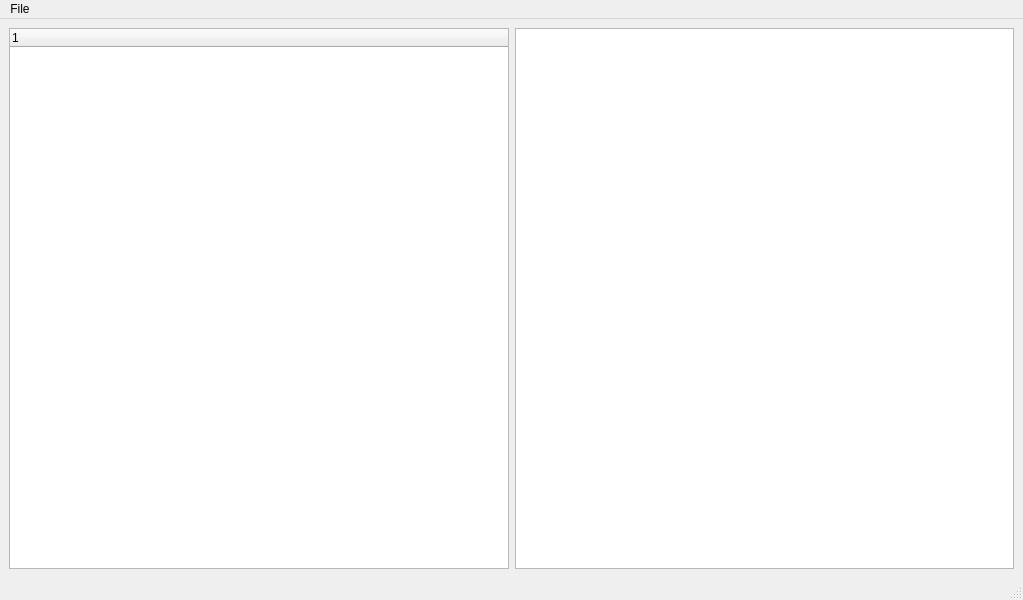
<?xml version="1.0" encoding="UTF-8"?>
<ui version="4.0">
 <class>TimeKeeperWindow</class>
 <widget class="QMainWindow" name="TimeKeeperWindow">
  <property name="geometry">
   <rect>
    <x>0</x>
    <y>0</y>
    <width>1023</width>
    <height>600</height>
   </rect>
  </property>
  <property name="windowTitle">
   <string>Time Keeper</string>
  </property>
  <widget class="QWidget" name="centralwidget">
   <layout class="QHBoxLayout" name="horizontalLayout">
    <item>
     <widget class="QTreeWidget" name="taskTree"/>
    </item>
    <item>
     <widget class="QTableWidget" name="recordsTable"/>
    </item>
   </layout>
  </widget>
  <widget class="QMenuBar" name="menubar">
   <property name="geometry">
    <rect>
     <x>0</x>
     <y>0</y>
     <width>1023</width>
     <height>38</height>
    </rect>
   </property>
   <widget class="QMenu" name="menuFile">
    <property name="title">
     <string>File</string>
    </property>
    <addaction name="actionNew"/>
    <addaction name="actionOpen"/>
    <addaction name="separator"/>
    <addaction name="actionExit"/>
   </widget>
   <addaction name="menuFile"/>
  </widget>
  <widget class="QStatusBar" name="statusbar"/>
  <action name="actionNew">
   <property name="text">
    <string>&amp;New</string>
   </property>
   <property name="shortcut">
    <string>Ctrl+N</string>
   </property>
  </action>
  <action name="actionOpen">
   <property name="text">
    <string>&amp;Open</string>
   </property>
   <property name="toolTip">
    <string>Open</string>
   </property>
   <property name="shortcut">
    <string>Ctrl+O</string>
   </property>
  </action>
  <action name="actionExit">
   <property name="text">
    <string>Exit</string>
   </property>
   <property name="shortcut">
    <string>Ctrl+Q</string>
   </property>
  </action>
 </widget>
 <resources/>
 <connections/>
</ui>
